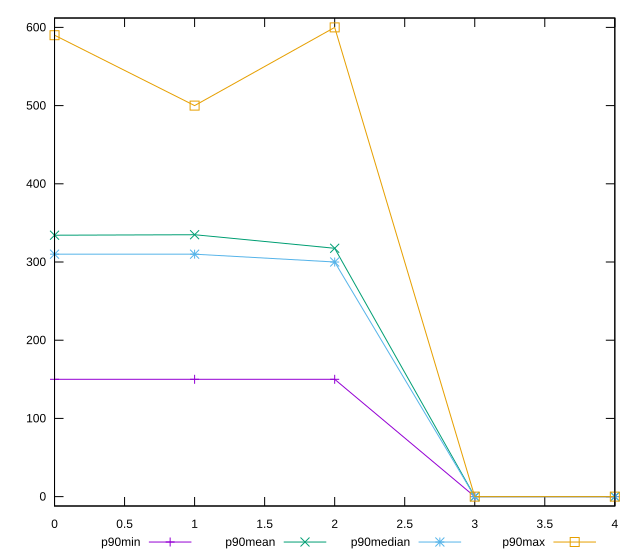

This figure's gnuplot source:
reset

$p90Min <<EOF
0 150
1 150
2 150
3 0
4 0
EOF

$p90Mean <<EOF
0 334.25531914893617
1 334.8936170212766
2 317.5531914893617
3 0
4 0
EOF

$p90Median <<EOF
0 310
1 310
2 300
3 0
4 0
EOF

$p90Max <<EOF
0 590
1 500
2 600
3 0
4 0
EOF

set key outside below
set xrange [0:4]
set yrange [-12:612]
set trange [-12:612]
set terminal svg size 640, 560 enhanced background rgb 'white'
set output "report_00013_2021-02-09T12-04-24.940Z/uses-webp-images/progression/value.svg"

plot $p90Min title "p90min" with linespoints, \
     $p90Mean title "p90mean" with linespoints, \
     $p90Median title "p90median" with linespoints, \
     $p90Max title "p90max" with linespoints

reset
